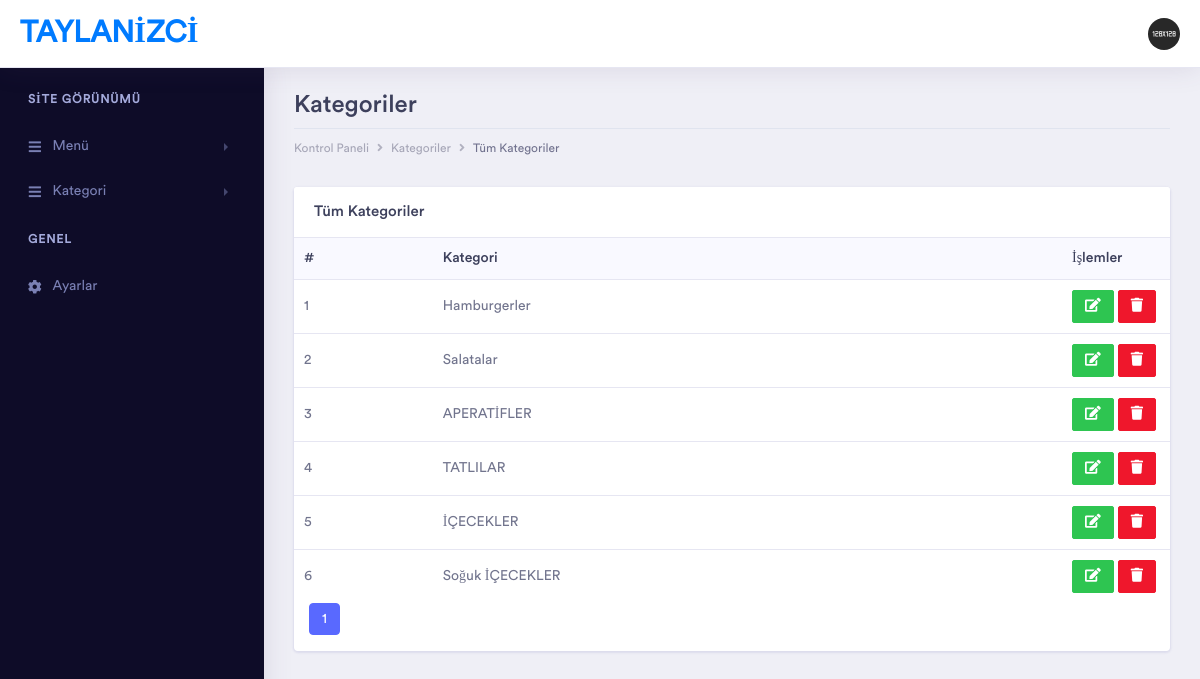
Page /yonetim/kategori.php (signed in) on the committed database.
### tables this page shows
CREATE TABLE IF NOT EXISTS `ayarlar` (
  `id` int(11) NOT NULL,
  `site_logo` varchar(250) NOT NULL,
  `site_baslik` varchar(250) NOT NULL,
  `site_aciklama` varchar(400) NOT NULL,
  `site_anahtar_kelimeler` varchar(499) NOT NULL,
  `site_sahip` varchar(300) NOT NULL,
  `yonetim_tema` int(1) NOT NULL,
  PRIMARY KEY (`id`)
);

CREATE TABLE IF NOT EXISTS `kullanicilar` (
  `kullanici_id` int(11) NOT NULL AUTO_INCREMENT,
  `kullanici_resim` varchar(250) NOT NULL,
  `kullanici_isim` varchar(250) NOT NULL,
  `kullanici_mail` varchar(250) NOT NULL,
  `kullanici_sifre` varchar(250) NOT NULL,
  PRIMARY KEY (`kullanici_id`)
);

CREATE TABLE IF NOT EXISTS `kategori` (
  `kategori_id` int(11) NOT NULL AUTO_INCREMENT,
  `menu_kategori` varchar(250) NOT NULL,
  `kat_img` varchar(250) NOT NULL,
  `kat_sira` int(11) NOT NULL,
  PRIMARY KEY (`kategori_id`)
);

### yonetim/kategori.php (the view, shortened to what this page needs)
<?php include "header.php"; ?>
<?php include "inc/dbconnect.php"; ?>
<div class="dashboard-wrapper">
    <div class="dashboard-ecommerce">
        <div class="container-fluid dashboard-content ">
            <div class="row">
                <div class="col-xl-12 col-lg-12 col-md-12 col-sm-12 col-12">
                    <div class="page-header">
                        <h2 class="pageheader-title">Kategoriler </h2>
                        <div class="page-breadcrumb">
                            <nav aria-label="breadcrumb">
                                <ol class="breadcrumb">
                                    <li class="breadcrumb-item"><a href="#" class="breadcrumb-link">Kontrol Paneli</a></li>
                                    <li class="breadcrumb-item"><a href="#" class="breadcrumb-link">Kategoriler</a></li>
                                    <li class="breadcrumb-item active" aria-current="page">Tüm Kategoriler</li>
                                </ol>
                            </nav>
                        </div>
                    </div>
                </div>
            </div>
            <div class="ecommerce-widget">
                <div class="row">
                    <div class="col-xl-12 col-lg-12 col-md-6 col-sm-12 col-12">
                        <div class="card">
                            <h5 class="card-header">Tüm Kategoriler</h5>
                            <div class="card-body p-0">
                                <div class="table-responsive">
                                    <table class="table">
                                        <thead class="bg-light">
                                            <tr class="border-0">
                                                <th class="border-0">#</th>
                                                <th class="border-0">Kategori</th>
                                                <th width="80" class="border-0">İşlemler</th>
                                            </tr>
                                        </thead>
                                        <tbody>
                                            <?php
$sayfada = 10;
$sorgu=$db->prepare("SELECT * FROM kategori");
$sorgu->execute();
$toplam_menu=$sorgu->rowCount();
$toplam_sayfa = ceil($toplam_menu / $sayfada);
$sayfa = isset($_GET['sayfa']) ? (int) $_GET['sayfa'] : 1;
$limit = ($sayfa - 1) * $sayfada;
$katsor=$db->prepare("SELECT * FROM kategori ORDER BY kat_sira ASC limit $limit, $sayfada");
$katsor->execute();
while ($kat=$katsor->fetch(PDO::FETCH_ASSOC)) { ?>
    <tr>
    <td><?php echo $kat['kat_sira']; ?></td>
    <td><?php echo $kat['menu_kategori']; ?></td>
    <td>
        <div class="d-flex">
            <form action="kat-duzenle.php" method="POST">
               <button type="submit" name="katduzenle" class="btn btn-success btn-sm btn-icon-split">
                <span class="icon text-white-60">
                    <i class="fas fa-edit"></i>
                </span>
            </button>
        </form>
        <form class="mx-1" action="inc/process.php" method="POST">
            <button type="submit" name="katsil" class="btn btn-danger btn-sm btn-icon-split">
                <span class="icon text-white-60">
                    <i class="fas fa-trash"></i>
                </span>
            </button>
        </form>
    </div>
</td>
</tr>
<?php } ?>
</tbody>
</table>
<div align="right" class="col md-12">
    <ul class="pagination">
        <?php
        $s=0;
        while ($s < $toplam_sayfa) { $s++ ?>
            <?php if ($s==$sayfa) { ?>
                <li class="page-item active"><a class="page-link" href="kategori.php?sayfa=<?php echo $s; ?>"><?php echo $s; ?></a></li>
            <?php } else { ?>
                <li class="page-item"><a class="page-link" href="kategori.php?sayfa=<?php echo $s; ?>"><?php echo $s; ?></a></li>
            <?php } } ?>
        </ul>
    </div>
</div>
</div>
</div>
</div>
</div>
</div>
</div>
</div>
</div>
<?php include "footer.php"; ?>

### yonetim/header.php (shortened to what this page needs)
<?php
include "inc/dbconnect.php";
include "functions.php"; ?>
<?php
$kullanicisor=$db->prepare("SELECT * FROM kullanicilar WHERE kullanici_mail = :mail");
$kullanicisor->execute(array(
    'mail' => $_SESSION['kullanici_mail']
));
$kullanici=$kullanicisor->fetch(PDO::FETCH_ASSOC);
?>
<?php
$ayarlarsor=$db->prepare("SELECT * FROM ayarlar");
$ayarlarsor->execute(array(0));
$ayarlar=$ayarlarsor->fetch(PDO::FETCH_ASSOC);
?>
<!doctype html>
<html lang="tr">
<head>
    <link rel="stylesheet" href="assets/sweetalert2/sweetalert2.min.css">
    <link rel="stylesheet" href="assets/vendor/bootstrap/css/bootstrap.min.css">
    <link href="assets/vendor/fonts/circular-std/style.css" rel="stylesheet">
    <link rel="stylesheet" href="assets/libs/css/style.css">
    <link rel="stylesheet" href="assets/vendor/fonts/fontawesome/css/fontawesome-all.css">
    <link rel="stylesheet" href="assets/vendor/charts/chartist-bundle/chartist.css">
    <link rel="stylesheet" href="assets/vendor/charts/morris-bundle/morris.css">
    <link rel="stylesheet" href="assets/vendor/fonts/material-design-iconic-font/css/materialdesignicons.min.css">
    <link rel="stylesheet" href="assets/vendor/charts/c3charts/c3.css">
    <link rel="stylesheet" href="assets/vendor/fonts/flag-icon-css/flag-icon.min.css">
</head>
<body>
    <div class="dashboard-main-wrapper">
        <div class="dashboard-header">
            <nav class="navbar navbar-expand-lg bg-white fixed-top">
                <a class="navbar-brand" href="index.php"><?php echo $ayarlar['site_sahip']; ?></a>
                <div class="collapse navbar-collapse " id="navbarSupportedContent">
                    <ul class="navbar-nav ml-auto navbar-right-top">
                        <li class="nav-item dropdown nav-user">
                            <a class="nav-link nav-user-img" href="#" id="navbarDropdownMenuLink2" data-toggle="dropdown" aria-haspopup="true" aria-expanded="false"><img src="<?php echo $kullanici['kullanici_resim'] ?>" alt="" class="user-avatar-md rounded-circle"></a>
                        </li>
                    </ul>
                </div>
            </nav>
        </div>
        <div class="nav-left-sidebar sidebar-dark">
            <div class="menu-list">
                <nav class="navbar navbar-expand-lg navbar-light">
                    <div class="collapse navbar-collapse" id="navbarNav">
                        <ul class="navbar-nav flex-column">
                            <li class="nav-divider">
                                SİTE GÖRÜNÜMÜ
                            </li>
                            <li class="nav-item">
                                <a class="nav-link" href="#" data-toggle="collapse" aria-expanded="false" data-target="#submenu-1" aria-controls="submenu-1"><i class="fas fa-fw fa-bars"></i>Menü</a>
                            </li>
                            <li class="nav-item">
                                <a class="nav-link" href="#" data-toggle="collapse" aria-expanded="false" data-target="#submenu-2" aria-controls="submenu-2"><i class="fas fa-fw fa-bars"></i>Kategori</a>
                            </li>
                            <li class="nav-divider">
                                GENEL
                            </li>
                            <li class="nav-item">
                                <a class="nav-link" href="ayarlar.php" aria-expanded="false"><i class="fas fa-fw fa-cog"></i>Ayarlar</a>
                            </li>
                        </ul>
                    </div>
                </nav>
            </div>
        </div>

### yonetim/footer.php (shortened to what this page needs)
</body>
</html>

### rows in the picture
ayarlar: site_sahip "TAYLANIZCI"
kullanicilar: kullanici_resim (picture)
kategori: kat_sira "1", menu_kategori "Hamburgerler"
kategori: kat_sira "2", menu_kategori "Salatalar"
kategori: kat_sira "3", menu_kategori "APERATİFLER"
kategori: kat_sira "4", menu_kategori "TATLILAR"
kategori: kat_sira "5", menu_kategori "İÇECEKLER"
kategori: kat_sira "6", menu_kategori "Soğuk İÇECEKLER"
